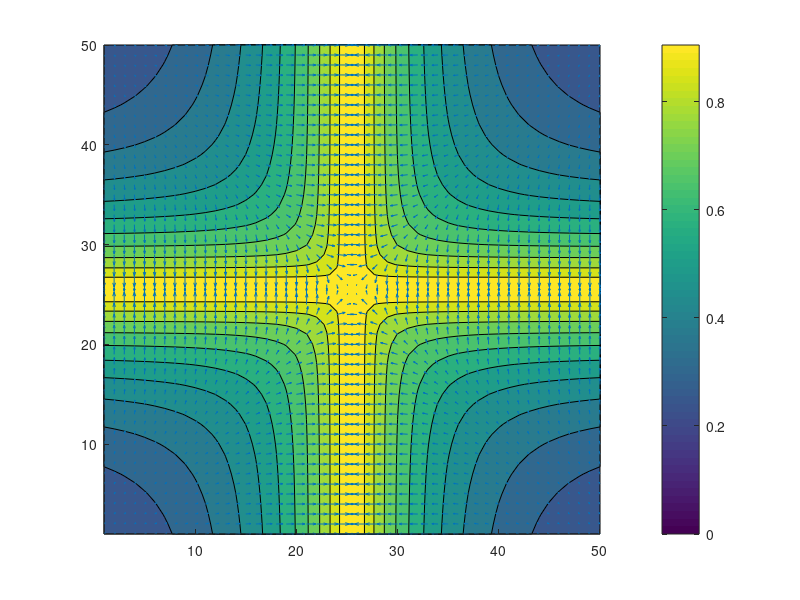

MATLAB code for this plot:
clear all
clc

fun = @(x, y) exp(-((abs(x).*abs(y)) ./ (x.^2 + y.^2).^(1/2)));

seq = 50;
xs = linspace(-2, 2, seq);
ys = linspace(-2, 2, seq);

[xx, yy] = meshgrid(xs, ys);
zz = fun(xx, yy);

[fx, fy] = gradient(zz);

hold on
contourf(zz)
quiver(fx, fy)


colormap('default')
colorbar